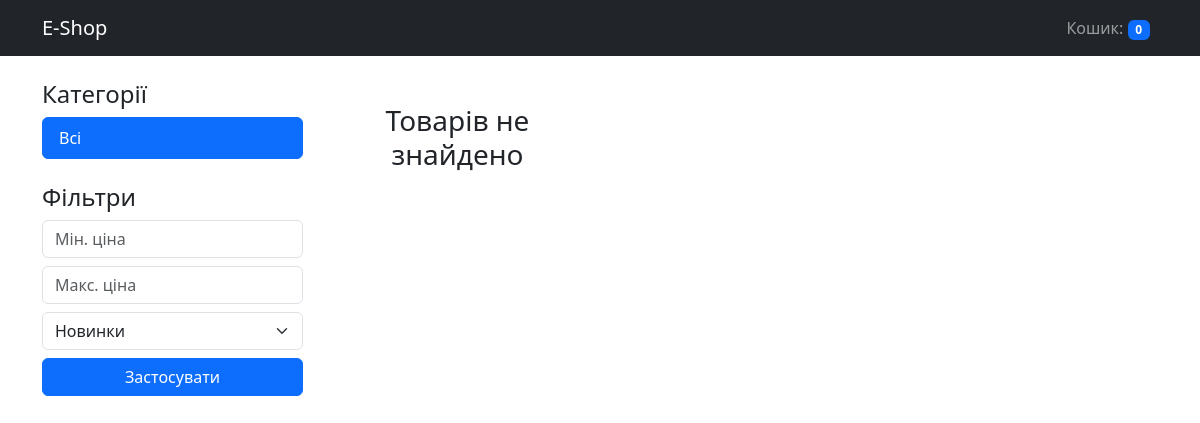
The app's page /, older data.
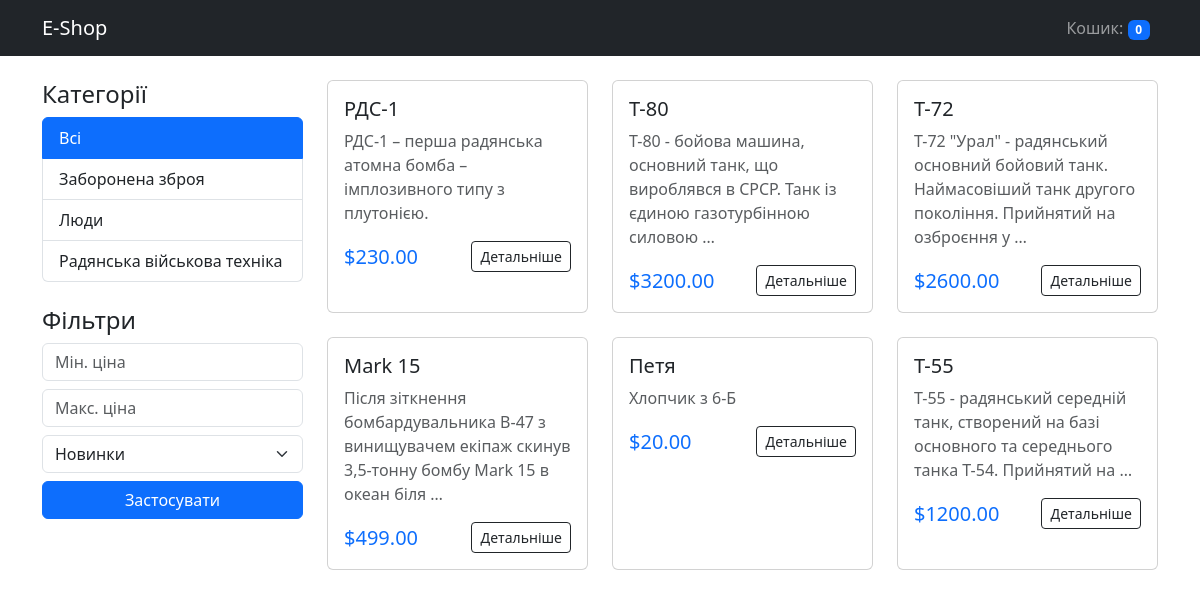
The same page, newer data.
### shop/models.py (models this page shows, shortened)
class Category(models.Model):
    name = models.CharField(max_length=200, db_index=True)
    slug = models.SlugField(max_length=200, unique=True)
    class Meta:
        verbose_name = "Категорія"
        verbose_name_plural = "Категорії"

class Product(models.Model):
    category = models.ForeignKey(
        Category,
        related_name="products",
        on_delete=models.CASCADE
    )
    name = models.CharField(max_length=200, db_index=True)
    slug = models.SlugField(max_length=200, db_index=True)
    description = models.TextField(blank=True)
    price = models.DecimalField(max_digits=10, decimal_places=2)
    available = models.BooleanField(default=True)
    created = models.DateTimeField(auto_now_add=True)
    updated = models.DateTimeField(auto_now=True)
    class Meta:
        verbose_name = "Товар"
        verbose_name_plural = "Товари"
        ordering = ("-created",)

### shop/views.py (the view)
# urls.py: path("", views.product_list, name="product_list"),
def product_list(request, category_slug=None):
    category = None
    categories = Category.objects.all()
    products = Product.objects.filter(available=True)
    if category_slug:
        category = get_object_or_404(Category, slug=category_slug)
        products = products.filter(category=category)
    min_p = request.GET.get("min_price")
    max_p = request.GET.get("max_price")
    if min_p:
        products = products.filter(price__gte=min_p)
    if max_p:
        products = products.filter(price__lte=max_p)
    sort = request.GET.get("sort")
    sort_mapping = {
        "price_asc": "price",
        "price_desc": "-price",
        "newest": "-created",
        "oldest": "created",
    }
    if sort in sort_mapping:
        products = products.order_by(sort_mapping[sort])
    return render(
        request,
        "shop/product/list.html",
        {
            "category": category,
            "categories": categories,
            "products": products,
            "current_sort": sort,
        },
    )

### shop/cart.py (called while the page is built)
    def __len__(self):
        return sum(item["quantity"] for item in self.cart.values())

### shop/context_processors.py (called while the page is built)
def cart(request):
    return {"cart": Cart(request)}

### templates/shop/product/list.html (shortened to what this page needs)
{% extends "base.html" %}
{% block content %}
<div class="row">
    <div class="col-md-3">
        <h4>Категорії</h4>
        <div class="list-group mb-4">
            <a href="{% url 'shop:product_list' %}" class="list-group-item list-group-item-action {% if not category %}active{% endif %}">Всі</a>
            {% for c in categories %}
                <a href="{% url 'shop:product_list_by_category' c.slug %}"
                   class="list-group-item list-group-item-action {% if category.slug == c.slug %}active{% endif %}">
                    {{ c.name }}
                </a>
            {% endfor %}
        </div>
        <h4>Фільтри</h4>
        <form method="get" class="mb-4">
            <div class="mb-2">
                <input type="number" name="min_price" name="min_price" placeholder="Мін. ціна" class="form-control" value="{{ request.GET.min_price }}">
            </div>
            <div class="mb-2">
                <input type="number" name="max_price" name="max_price" placeholder="Макс. ціна" class="form-control" value="{{ request.GET.max_price }}">
            </div>
            <select name="sort" class="form-select mb-2">
                <option value="newest" {% if current_sort == 'newest' %}selected{% endif %}>Новинки</option>
            </select>
            <button type="submit" class="btn btn-primary w-100">Застосувати</button>
        </form>
    </div>
    <div class="col-md-9">
        <div class="row row-cols-1 row-cols-md-3 g-4">
            {% for product in products %}
                <div class="col">
                    <div class="card product-card">
                        <div class="card-body">
                            <h5 class="card-title">
                                <a href="{% url 'shop:product_detail' product.id product.slug %}" class="text-decoration-none text-dark">
                                    {{ product.name }}
                                </a>
                            </h5>
                            <p class="card-text text-muted">{{ product.description|truncatewords:15 }}</p>
                            <div class="d-flex justify-content-between align-items-center">
                                <span class="h5 mb-0 text-primary">${{ product.price }}</span>
                                <a href="{% url 'shop:product_detail' product.id product.slug %}" class="btn btn-sm btn-outline-dark">Детальніше</a>
                            </div>
                        </div>
                    </div>
                </div>
            {% empty %}
                <div class="col-12 text-center mt-5">
                    <h3>Товарів не знайдено</h3>
                </div>
            {% endfor %}
        </div>
    </div>
</div>
{% endblock %}

### templates/base.html (shortened to what this page needs)
<!DOCTYPE html>
<html>
<head>
    <link href="https://cdn.jsdelivr.net/npm/bootstrap@5.3.0/dist/css/bootstrap.min.css" rel="stylesheet">
</head>
<body>
    <nav class="navbar navbar-expand-lg navbar-dark bg-dark mb-4">
        <div class="container">
            <a class="navbar-brand" href="{% url 'shop:product_list' %}">E-Shop</a>
            <div class="navbar-nav ms-auto">
                <a class="nav-link" href="{% url 'shop:cart_detail' %}">
                    Кошик:
                    <span class="badge bg-primary">
                        {% with total_items=cart|length %}
                            {% if total_items > 0 %} {{ total_items }} {% else %} 0 {% endif %}
                        {% endwith %}
                    </span>
                </a>
            </div>
        </div>
    </nav>
    <div class="container">
        {% block content %} {% endblock %}
    </div>
</body>
</html>

### templates/base.html (style rules this page uses)
.product-card { height: 100%; transition: 0.3s; }

Row changes from the older to the newer data that the page shows:
added Category: name "Заборонена зброя"
added Category: name "Люди"
added Category: name "Радянська військова техніка"
added Product: name "РДС-1", description "РДС-1 – перша радянська атомна бомба – імплозивного типу з плутонією.", price "230.00"
added Product: name "Т-80", description "Т-80 - бойова машина, основний танк, що вироблявся в СРСР. Танк із єдиною газотурбінною силовою …", price "3200.00"
added Product: name "Т-72", description "Т-72 \"Урал\" - радянський основний бойовий танк. Наймасовіший танк другого покоління. Прийнятий на озброєння у …", price "2600.00"
added Product: name "Mark 15", description "Після зіткнення бомбардувальника B-47 з винищувачем екіпаж скинув 3,5-тонну бомбу Mark 15 в океан біля …", price "499.00"
added Product: name "Петя", description "Хлопчик з 6-Б", price "20.00"
added Product: name "Т-55", description "Т-55 - радянський середній танк, створений на базі основного та середнього танка Т-54. Прийнятий на …", price "1200.00"
Text that changed along with them:
text no longer shown: "Товарів не знайдено"
